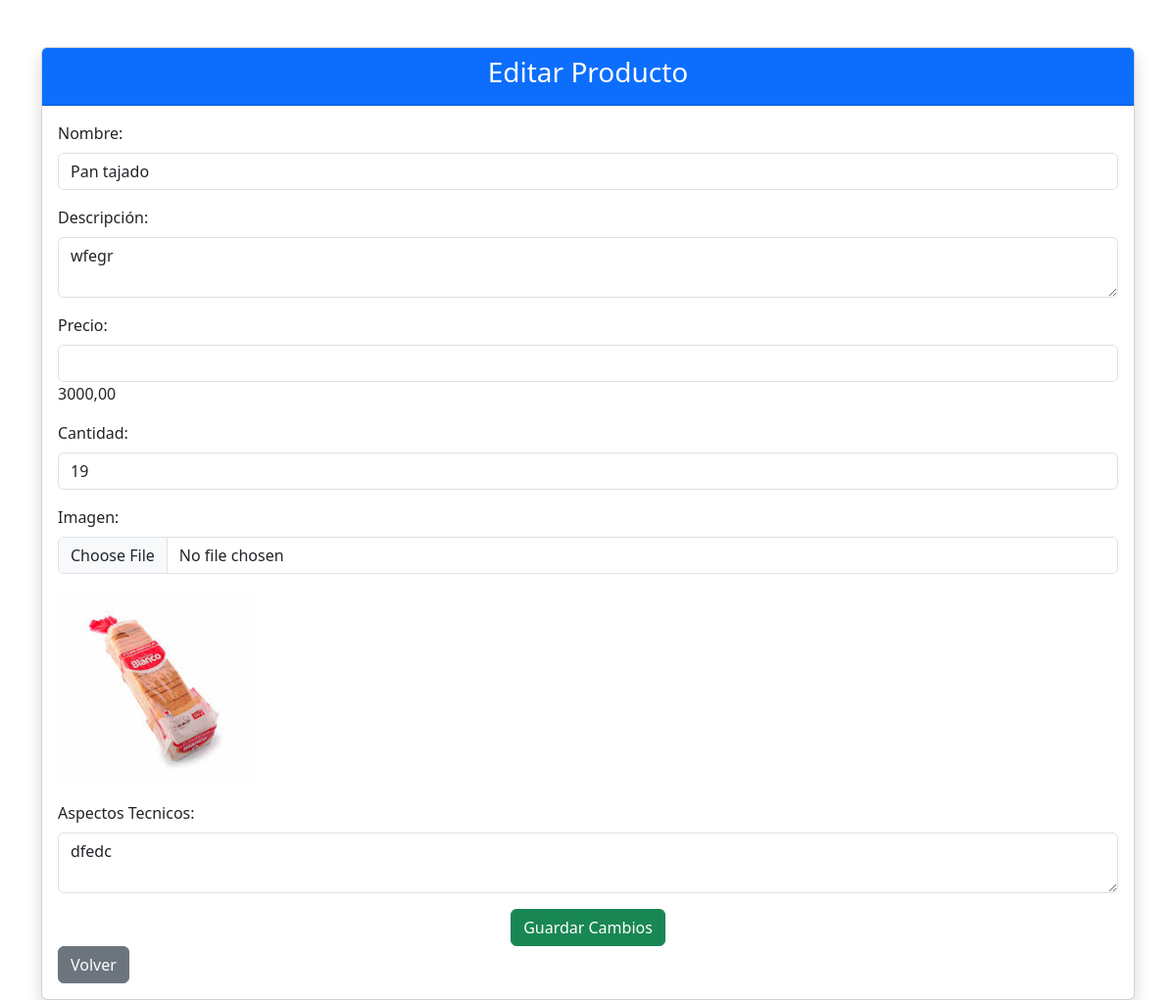
The app's page /edit_product/2/ (signed in), older data.
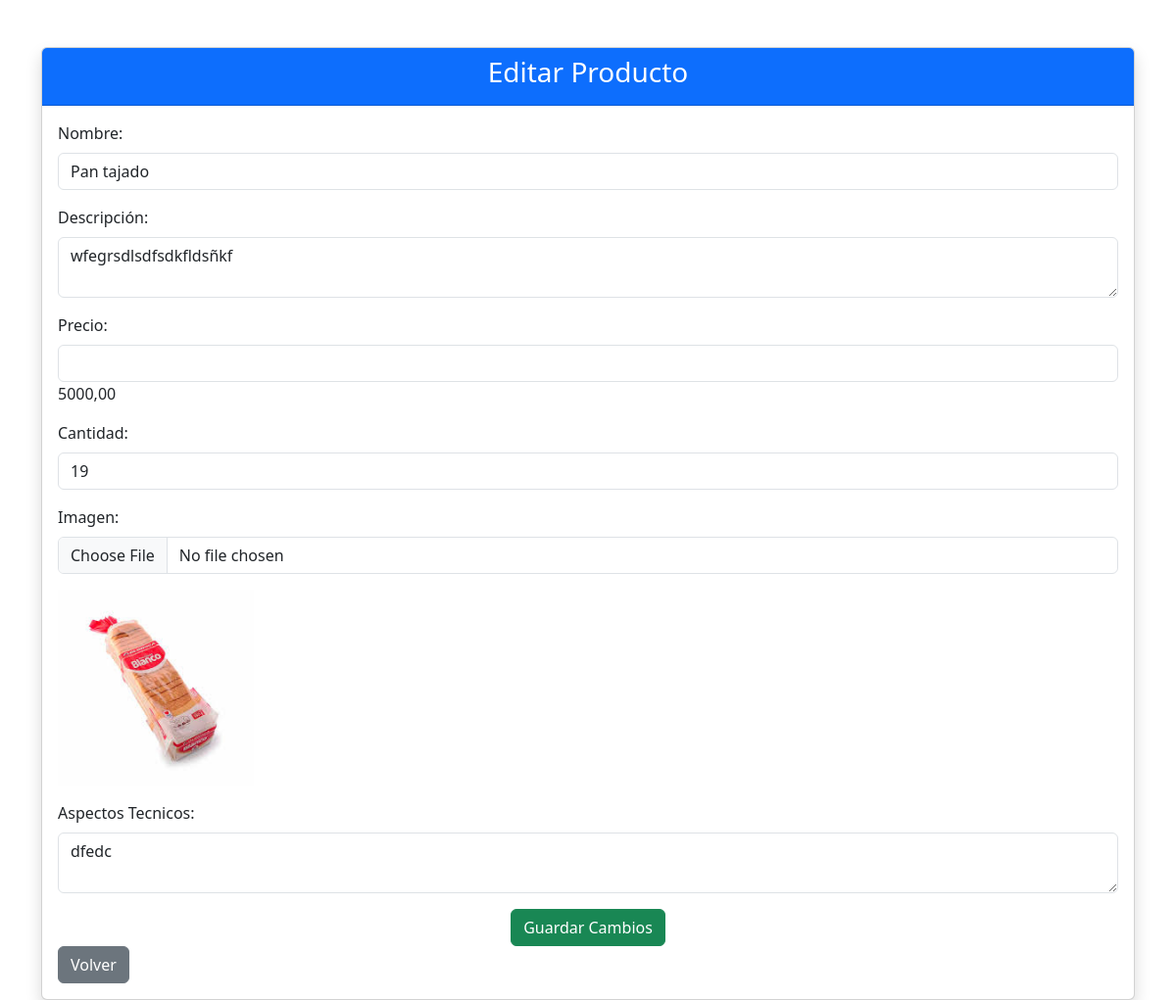
The same page, newer data.
### productos/models.py (models this page shows, shortened)
class Product(models.Model):
    name = models.CharField(max_length=200)
    description = models.TextField()
    price = models.DecimalField(max_digits=10, decimal_places=2, default=0.00)
    stock = models.PositiveIntegerField()
    image = models.ImageField(upload_to='productos/', blank=True, null=True)
    technical_specs = models.TextField()
    category = models.CharField(max_length=100, default="General")
    created_at = models.DateTimeField(auto_now_add=True)
    updated_at = models.DateTimeField(auto_now=True)
    class Meta:
        permissions = [
            ("can_manage_products", "Puede gestionar productos"),
        ]

### productos/views.py (the view)
# urls.py: path('edit_product/<int:pk>/', views.edit_product, name='edit_product'),  # URL para editar un producto
@permission_required('productos.can_manage_products', raise_exception=True)
def edit_product(request, pk):
    product = get_object_or_404(Product, pk=pk)
    if request.method == 'POST':
        print(request.POST)
        form = ProductForm(request.POST, request.FILES, instance=product)
        if form.is_valid():
            print("Formulario válido")
            form.save()
            return redirect('product_list')  # Redirigir a la lista de productos
    else:
        form = ProductForm(instance=product)
        form.fields['price'].initial = str(form.instance.price).replace(',', '.')
        print("Errores en el formulario:", form.errors)
    return render(request, 'productos/edit_product.html', {'form': form, 'product': product})

### productos/forms.py
class ProductForm(forms.ModelForm):
    class Meta:
        model = Product
        fields = ['name', 'description', 'price', 'stock', 'image', 'technical_specs']
        widgets = {
            'price': forms.NumberInput(attrs={'step': '0.01'})  # Permitir decimales
        }

### productos/templates/productos/edit_product.html (shortened to what this page needs)
<!DOCTYPE html>
<html lang="en">
<head>
    <link href="https://cdn.jsdelivr.net/npm/bootstrap@5.3.0/dist/css/bootstrap.min.css" rel="stylesheet">
</head>
<body>
    <div class="container mt-5">
        <div class="card shadow">
            <div class="card-header text-center bg-primary text-white">
                <h3>Editar Producto</h3>
            </div>
            <div class="card-body">
                <form method="post" enctype="multipart/form-data">
                    <div class="mb-3">
                        <label for="id_name" class="form-label">Nombre:</label>
                        <input type="text" name="name" id="id_name" class="form-control" value="{{ form.name.value }}">
                    </div>
                    <div class="mb-3">
                        <label for="id_description" class="form-label">Descripción:</label>
                        <textarea name="description" id="id_description" class="form-control">{{ form.description.value }}</textarea>
                    </div>
                    <div class="mb-3">
                        <label for="id_price" class="form-label">Precio:</label>
                        <input type="number"  value=" {{form.price.value}}" name="price" id="id_price" class="form-control" >
                        {{form.price.value}}
                    </div>
                    <div class="mb-3">
                        <label for="id_stock" class="form-label">Cantidad:</label>
                        <input type="number" name="stock" id="id_stock" class="form-control" value="{{ form.stock.value }}">
                    </div>
                    <div class="mb-3">
                        <label for="id_image" class="form-label">Imagen:</label>
                        <input type="file" name="image" id="id_image" class="form-control" onchange="previewImage(this);">
                    </div>
                    <div class="mb-3 text-center">
                        {% if product.image %}
                            <img id="imagePreview" src="{{ product.image.url }}" alt="Vista previa de la imagen" class="img-fluid" style="max-height: 200px; display: block;">
                        {% else %}
                            <img id="imagePreview" src="" alt="Vista previa de la imagen" class="img-fluid" style="max-height: 200px; display: none;">
                        {% endif %}
                    </div>
                    <div class="mb-3">
                        <label for="id_technical_specs" class="form-label">Aspectos Tecnicos:</label>
                        <textarea name="technical_specs" id="id_technical_specs" class="form-control">{{ form.technical_specs.value }}</textarea>
                    </div>
                    <div class="text-center">
                        <button type="submit" class="btn btn-success">Guardar Cambios</button><br>
                    </div>
                    <div class="d-flex justify-content-between">
                        <a href="{% url 'product_list' %}" class="btn btn-secondary">Volver</a>
                    </div>
                </form>
            </div>
        </div>
    </div>
</body>
</html>

Row changes from the older to the newer data that the page shows:
changed Product "Pan tajado": description "wfegr" → "wfegrsdlsdfsdkfldsñkf"; price.value "3000,00" → "5000,00"
